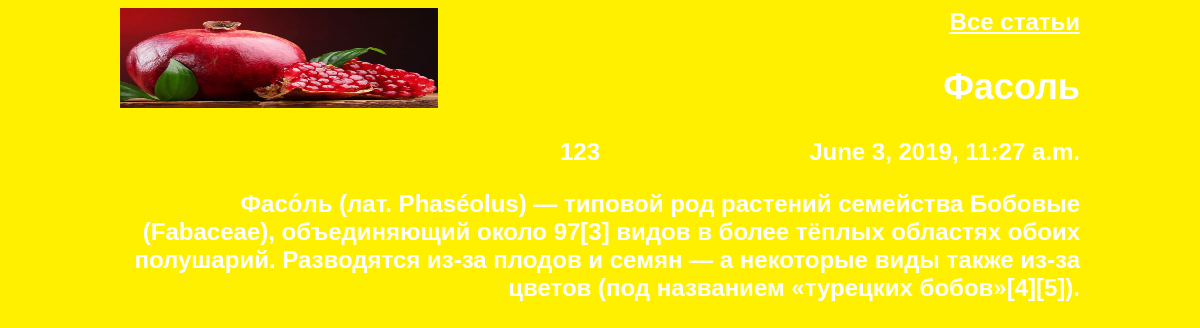
The page /article/68/ on the database its author committed.
### articles/models.py (models this page shows, shortened)
class Article(models.Model):
	title = models.CharField(max_length=200)
	author = models.ForeignKey(User, on_delete=models.CASCADE)
	text = models.TextField()
	created_date = models.DateTimeField(auto_now_add=True)

### articles/views.py (the view)
# urls.py: path('article/<int:article_id>/', get_article, name ='get_article'),
def get_article(request, article_id):
	try:
		post = Article.objects.get(id = article_id)
		return render(request, 'article.html', {"post": post})
	except Article.DoesNotExist:
		raise Http404

### articles/templates/article.html (shortened to what this page needs)
<html>
    <head>
        <link rel="stylesheet" href="{{ STATIC_URL }}/static/css/article.css">
    </head>
    <body class="article">
        <div class="header">
            <img src="{{ STATIC_URL }}/static/img/img1.png" height="100"  />
        </div>
        <h2 class="all-articles"><a href="/">Все статьи</a></hч2>
        <div class="article">
            <div class="one-post">
                <h2 class="post-title">{{ post.title }}</h2>
                <div class="article-info">
                    <div class="article-author">{{ post.author.username }}</div>
                    <div class="article-created-date">{{ post.created_date }}</div>
                </div>
                <p class="article-text">{{ post.text }}</p>
            </div>
        </div>
    </body>
</html>

### articles/static/css/article.css (style rules this page uses)
body { background: #fff000; font-family: Tahoma, Arial, sans-serif; color: #ffffff; }
.header img { display: block; width: 318px; margin-left: auto; margin-right: auto; }
.article { width: 960px; margin-left: auto; margin-right: auto; }
.article-author { width: 50%; float: left; }
.article-created-date { text-align: right; }
.all-articles a { color: #ffffff; }
.all-articles { text-align: right; height: 140; }
.article .header img { float: left; }

### rows shown on the page
Article: title "Фасоль", author.username "123", created_date "June 3, 2019, 11:27 a.m.", text "Фасо́ль (лат. Phaséolus) — типовой род растений семейства Бобовые (Fabaceae), объединяющий около 97[3] видов в более тёплых областях обоих полушарий. Разводятся из-за плодов и семян — а некоторые виды также из-за цветов (под названием «турецких бобов»[4][5])."
